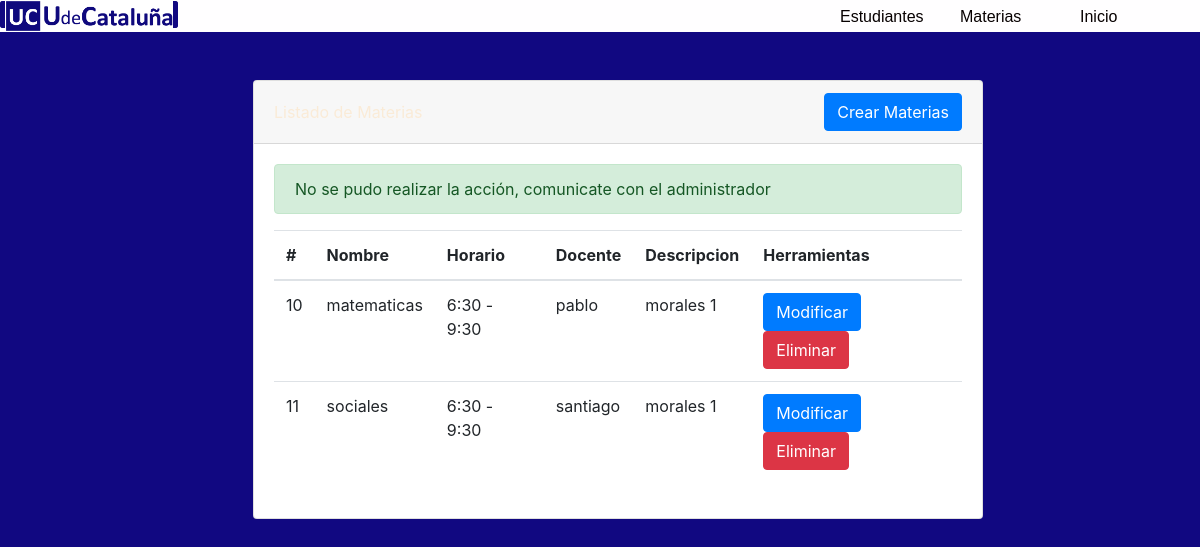
The app's page /modulos/materias/materias.php with its own data.
### tables this page shows
CREATE TABLE `materias` (
  `nombre` varchar(11) NOT NULL,
  `horario` varchar(11) NOT NULL,
  `docente` varchar(11) NOT NULL,
  `descripcion` longtext DEFAULT NULL,
  `id` int(11) NOT NULL
);

### config/DBConect.php (called while the page is built, shortened)
<?php
    class Database {
        private static $dns = "mysql:host=localhost;dbname=colegio";
        private static $user = "root";
        private static $pass = "";
        private static $instance;
        public function __construct ()
        {
            $this->db = new PDO(self::$dns,self::$user,self::$pass);
        }
        public static function getInstance()
        {
            if(!isset(self::$instance))
            {
                self::$instance=new $object;
            }
            return self::$instance;
        }
        public function DatosMaterias() {
            $conexion = Database::getInstance();
            $sql="SELECT id,nombre,horario,docente,descripcion from materias";
            $result = $conexion->db->prepare($sql);
            $result->execute();
            return $result;
        }
    }
?>

### modulos/materias/materias.php (the view, shortened to what this page needs)
<?php
    include_once("../../config/DBConect.php");
    $conexion = new Database;
    $result = $conexion->DatosMaterias();
?>
<!DOCTYPE html>
<html lang="en">
<head>
    <link href="../../bootstrap/css/bootstrap.min.css" rel="stylesheet" type="text/css">
    <link href="../../estilos/style.css" rel="stylesheet" type="text/css">
    <link rel="stylesheet" type="text/css" href="../../estilos/estilos.css">
    <link rel="stylesheet" type="text/css" href="../../estilos/menu.css">
</head>
<body>
    <nav>
        <ul class="menu">
            <li class="logo">
                <a href="#">
                    <img src="../../imgP/logo.png">
                </a>
            </li>
            <li>
                <a href="<?= ROOT ?>modulos/estudiantes/estudiantes.php">
                    Estudiantes
                </a>
            </li>
            <li>
                <a href="<?= ROOT ?>modulos/materias/materias.php">
                    Materias
                </a>
            </li>
            <li>
                <a href="<?= ROOT ?>index.php">
                    Inicio
                </a>
            </li>
        </ul>
    </nav>
    <div class="container">
        <div class="row justify-content-center">
            <div class="col-sm-8 col-xl-8">
                <div class="card">
                    <div class="card-header d-flex justify-content-between align-items-center">
                        <a href="<?= ROOT ?>modulos/materias/addMateria.php" class="btn btn-primary">Crear Materias</a>
                    </div>
                    <div class="card-body">
                        <?php
                            $mensajes = array(
                                0=>"No se pudo realizar la acción, comunicate con el administrador",
                                1=>"Se elimino correctamente la materia",
                                2=>"Se creo correctamente la materia",
                                3=>"Se actualizo correctamente la materia"
                            );
                            $mensaje_id = isset($_GET['mensaje']) ? (int)$_GET['mensaje'] : 0;
                            $mensaje='';
                            if ($mensaje_id != '') {
                                $mensaje = $mensajes[$mensaje_id];
                                $clase = 'alert-success';
                            }
                            if ($mensaje!='') echo "<div class='alert $clase' role='alert'> $mensaje </div>";
                        ?>
                        <table class="table">
                            <thead>
                                <tr>
                                <th scope="col">#</th>
                                <th scope="col">Nombre</th>
                                <th scope="col">Horario</th>
                                <th scope="col">Docente</th>
                                <th scope="col">Descripcion</th>
                                <th scope="col">Herramientas</th>
                                </tr>
                            </thead>
                            <tbody>
                                <?php
                                    foreach($result as $row) {
                                        echo "<tr>
                                                <td>".$row['id']."</td>
                                                <td>".$row['nombre']."</td>
                                                <td>".$row['horario']."</td>
                                                <td>".$row['docente']."</td>
                                                <td>".$row['descripcion']."</td>
                                                <td>
                                                    <a href='editMateria.php?id=".$row['id']."' class='btn btn-primary'>Modificar</a>
                                                    <a href='delete.php?id=".$row['id']."' class='btn btn-danger'>Eliminar</a>
                                                </td>
                                            </tr>";
                                    }
                                ?>
                            </tbody>
                        </table>
                    </div>
                </div>
            </div>
        </div>
</body>
</html>

### estilos/style.css (style rules this page uses)
.container { margin-top: 0%; margin-bottom: 0%; color: antiquewhite; }
body { background-image: url("imgP/fondo.jpg"); background-image: no-repeat; background-size: cover; }

### estilos/estilos.css (style rules this page uses)
* { margin: 0px; padding: 0px; }
.container { margin: 4%; }

### estilos/menu.css (style rules this page uses)
body { background-color: #110881; }
nav { background-color: rgb(255, 254, 255); color: black; }
.menu { display: flex; align-items: center; }
.menu li { width: 10%; list-style: none; }
.menu a { color: rgb(7, 0, 0); font-family: 'Varela Round', sans-serif; text-decoration: none; }
.logo { flex-grow: 3; }
.logo img { width: 20%; }

### records on screen
materias: id "10", nombre "matematicas", horario "6:30 - 9:30", docente "pablo", descripcion "morales 1"
materias: id "11", nombre "sociales", horario "6:30 - 9:30", docente "santiago", descripcion "morales 1"

### other values on screen
$mensaje "No se pudo realizar la acción, comunicate con el administrador"
